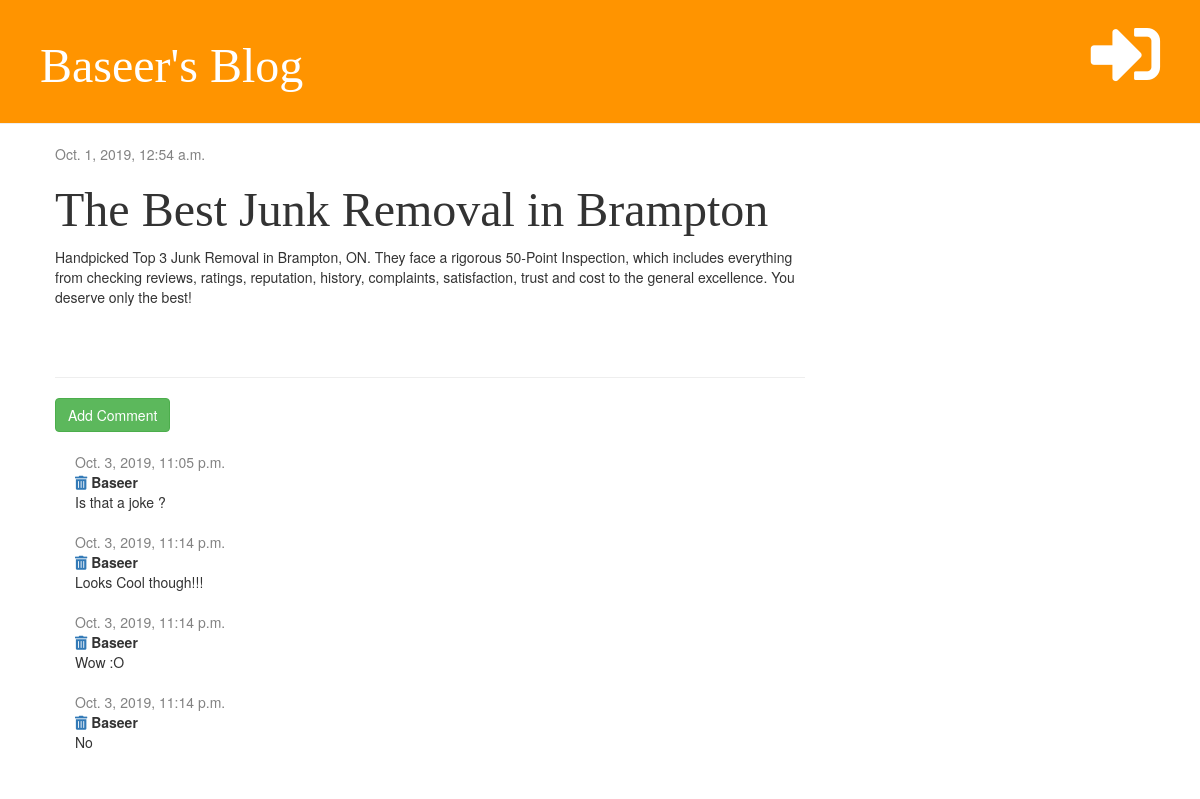
The page /post/7/ on the database as committed earlier.
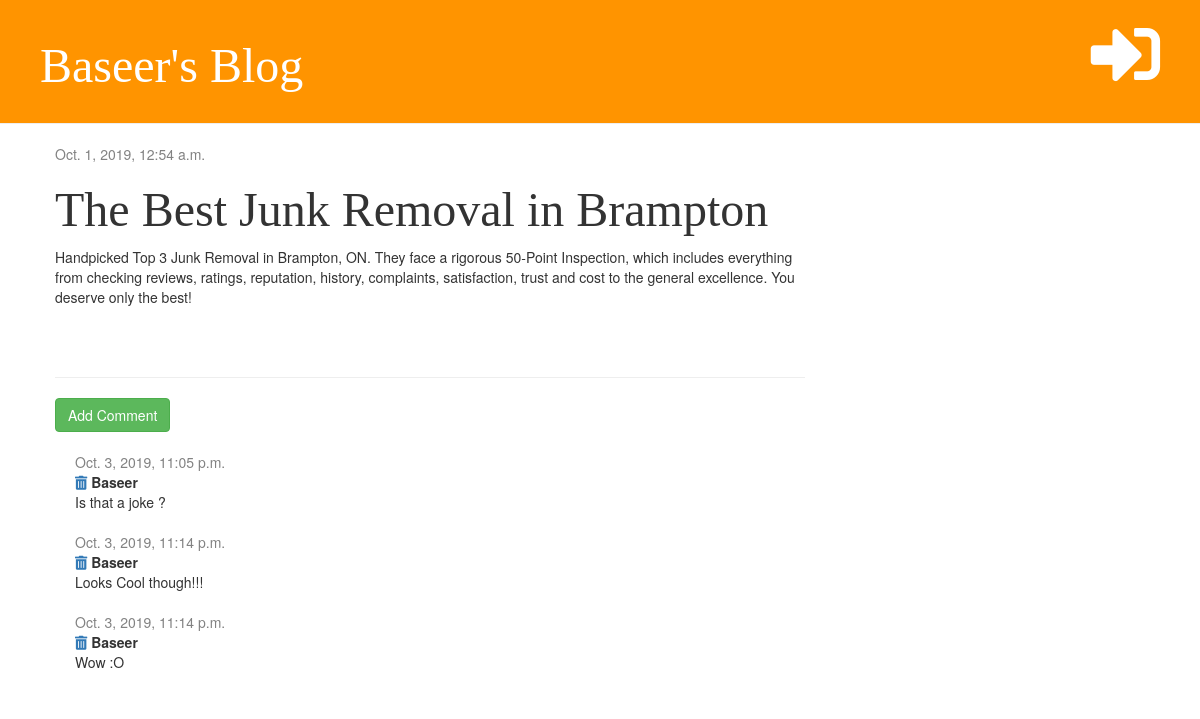
The same page on the database as committed later.
### blog/models.py (models this page shows, shortened)
class Comment(models.Model):
    post = models.ForeignKey('blog.Post', on_delete=models.CASCADE, related_name='comments')
    author = models.CharField(max_length=200)
    text = models.TextField()
    created_date = models.DateTimeField(default=timezone.now())

### blog/views.py (the view)
# urls.py: path('post/<int:postid>/', views.post_detail, name='post_detail'),
def post_detail(request, postid):
    post = get_object_or_404(Post, pk=postid)
    print(postid)
    print(post)
    print(post.title)
    return render(request, 'blog/post_detail.html', {'post': post})

### blog/models.py (called while the page is built)
    def __str__(self):
        return self.title

### blog/templates/blog/post_detail.html (shortened to what this page needs)
{% extends 'blog/base.html' %}
{% block content %}
    <div class="post">
        {% if post.published_date %}
            <div class="date">
                {{ post.published_date }}
            </div>
        {% else %}
            <a href="{% url 'post_publish' pk=post.pk %}" class="btn btn-primary">Publish</a>
        {% endif %}
        <h1>{{ post.title }}</h1>
        <p> {{ post.text|linebreaksbr }}</p>
    </div>
    <hr>
    <a href="{% url 'add_comment' pk=post.pk %}" class="btn btn-success">Add Comment</a>
    {% for comment in post.comments.all %}
        <div class="comment">
            <div class="date">
                {{ comment.created_date }}
            </div>
            <a href="{% url 'remove_comment' pk=comment.pk %}"><i class="fas fa-trash-alt"></i></a>
            <strong>{{ comment.author }}</strong>
            <p>{{ comment.text }}</p>
        </div>
    {% empty %}
        <p>No comments yet!!!</p>
    {% endfor %}
{% endblock %}

Rows that differ between the two databases and show on the page:
removed Comment: created_date "Oct. 3, 2019, 11:14 p.m.", author "Baseer", text "No"
